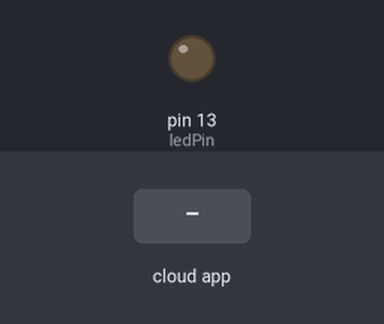
Recording of a sketch running on a simulated Arduino Uno, built with avr-gcc and run on an emulated ATmega328P. Shown: output pins drawn as LEDs (lit = HIGH). The test bench sets the inputs (shaded band). The ROS host is connected and sends only what is stated.

Above: at 1.2 s.
1.3 s: the phone or cloud app sets led to 45
Timing chart, 0 to 4.3 s (numbered marks = the images above; inputs shaded):
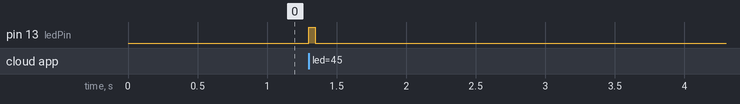

The sketch:

prac5_g.ino
```cpp
#include <ros.h>
#include <std_msgs/Int32.h>

int ledPin = LED_BUILTIN;
float requestedTime;

ros::NodeHandle n;

void ledCallback(const std_msgs::Int32 &msg) {
  requestedTime = msg.data;
  digitalWrite(ledPin, HIGH);
  delay(requestedTime);
  digitalWrite(ledPin, LOW);
}

ros::Subscriber<std_msgs::Int32> led_sub("led", &ledCallback);

void setup() {
  pinMode(ledPin, OUTPUT);
  n.initNode();
  n.subscribe(led_sub);
}

void loop() {
  n.spinOnce();
}
```

Measured:
- after the input at 1.3 s, pin 13 (ledPin): LOW → HIGH at once, → LOW 0.05 s later
